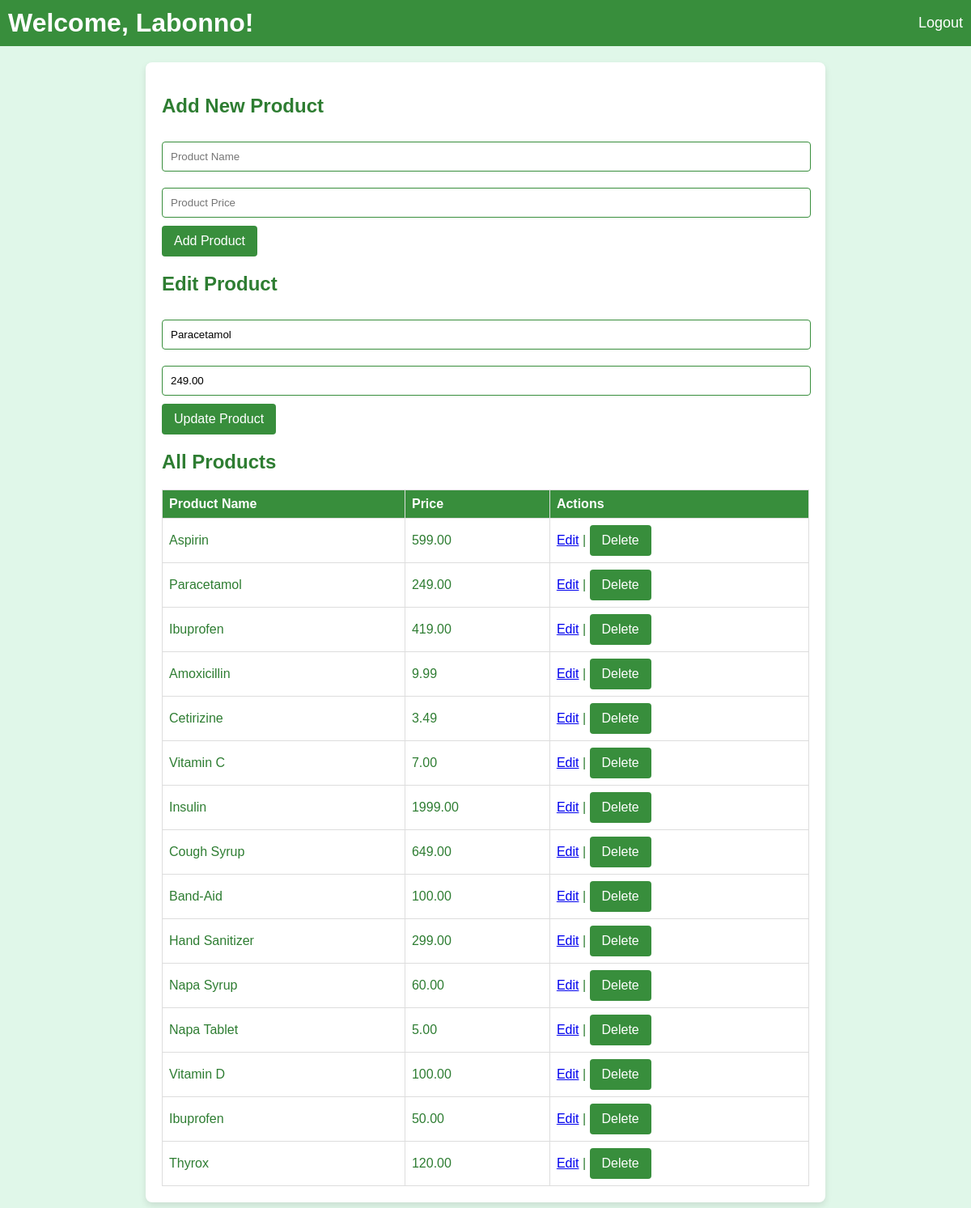
Screenshot of /pharmacy_system/admin/admin_dashboard.php?edit_product_id=2 (signed in) with the database file from the repository.
### tables this page shows
CREATE TABLE `products` (
  `product_id` int(11) NOT NULL,
  `product_name` varchar(255) NOT NULL,
  `price` decimal(10,2) NOT NULL
);

### pharmacy_system/admin/admin_dashboard.php (the view, shortened to what this page needs)
<?php
include '../db.php';
$admin_name = $_SESSION['admin_username'];
$product_to_edit = null;
$products = [];
$sql = "SELECT product_id, product_name, price FROM products";
$result = $conn->query($sql);
if ($result->num_rows > 0) {
    while ($row = $result->fetch_assoc()) {
        $products[] = $row;
    }
}
if (isset($_GET['edit_product_id'])) {
    $product_id = $_GET['edit_product_id'];
    $sql = "SELECT product_id, product_name, price FROM products WHERE product_id = $product_id";
    $result = $conn->query($sql);
    if ($result->num_rows > 0) {
        $product_to_edit = $result->fetch_assoc();
    }
}
?>
<!DOCTYPE html>
<html lang="en">
<head>
</head>
<body>
    <header>
        <h1>Welcome, <?php echo htmlspecialchars($admin_name); ?>!</h1>
        <a href="admin_logout.php">Logout</a>
    </header>
    <main>
        <h2>Add New Product</h2>
        <form action="admin_dashboard.php" method="POST">
            <input type="text" name="product_name" placeholder="Product Name" required>
            <input type="number" name="price" placeholder="Product Price" required step="0.01">
            <button type="submit" name="add_product">Add Product</button>
        </form>
        <?php if ($product_to_edit): ?>
            <h2>Edit Product</h2>
            <form action="admin_dashboard.php" method="POST">
                <input type="text" name="product_name" value="<?php echo htmlspecialchars($product_to_edit['product_name']); ?>" required>
                <input type="number" name="price" value="<?php echo htmlspecialchars($product_to_edit['price']); ?>" required step="0.01">
                <button type="submit" name="edit_product">Update Product</button>
            </form>
        <?php endif; ?>
        <h2>All Products</h2>
        <table>
            <thead>
                <tr>
                    <th>Product Name</th>
                    <th>Price</th>
                    <th>Actions</th>
                </tr>
            </thead>
            <tbody>
                <?php foreach ($products as $product): ?>
                    <tr>
                        <td><?php echo htmlspecialchars($product['product_name']); ?></td>
                        <td><?php echo htmlspecialchars($product['price']); ?></td>
                        <td>
                            <a href="admin_dashboard.php?edit_product_id=<?php echo $product['product_id']; ?>">Edit</a> |
                            <form action="admin_dashboard.php" method="POST" style="display:inline;">
                                <button type="submit" name="delete_product">Delete</button>
                            </form>
                        </td>
                    </tr>
                <?php endforeach; ?>
            </tbody>
        </table>
    </main>
</body>
</html>

### pharmacy_system/admin/admin_dashboard.php (style rules this page uses)
body { font-family: Arial, sans-serif; background-color: #e0f7e9; color: #2e7d32; margin: 0; padding: 0; }
header { background-color: #388e3c; color: white; padding: 10px; display: flex; justify-content: space-between; align-items: center; }
header h1 { margin: 0; }
header a { color: white; text-decoration: none; font-size: 18px; }
main { max-width: 800px; margin: 20px auto; padding: 20px; background-color: white; border-radius: 8px; box-shadow: 0 4px 8px rgba(0, 0, 0, 0.1); }
form { margin-bottom: 20px; }
input[type="text"], input[type="number"], input[type="submit"] { width: calc(100% - 20px); padding: 10px; margin: 10px 0; border: 1px solid #388e3c; border-radius: 4px; }
button { background-color: #388e3c; color: white; padding: 10px 15px; border: none; border-radius: 4px; font-size: 16px; }
table { width: 100%; border-collapse: collapse; margin-top: 20px; }
th, td { border: 1px solid #ddd; padding: 8px; text-align: left; }
th { background-color: #388e3c; color: white; }

### rows the page displays
products: product_name "Paracetamol", price "249.00"
products: product_name "Aspirin", price "599.00"
products: product_name "Ibuprofen", price "419.00"
products: product_name "Amoxicillin", price "9.99"
products: product_name "Cetirizine", price "3.49"
products: product_name "Vitamin C", price "7.00"
products: product_name "Insulin", price "1999.00"
products: product_name "Cough Syrup", price "649.00"
products: product_name "Band-Aid", price "100.00"
products: product_name "Hand Sanitizer", price "299.00"
products: product_name "Napa Syrup", price "60.00"
products: product_name "Napa Tablet", price "5.00"
products: product_name "Vitamin D", price "100.00"
products: product_name "Ibuprofen", price "50.00"
products: product_name "Thyrox", price "120.00"

### other values shown
$admin_name "Labonno"
